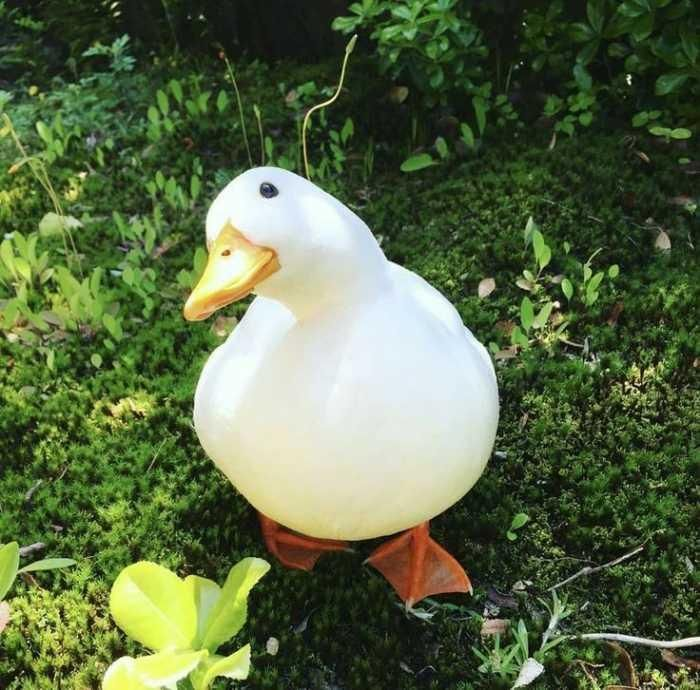
#> input picture duck.jpg, 700 x 690 px
$ python main.py
#> lines starting #> are read from the running program, lines starting #| are printed output that depends on the picture
import cv2

image = cv2.imread('duck.jpg', -1)
#> image is the input picture: shape (690, 700, 3); mean B, G, R 69.1, 104.8, 89.3
shape = image.shape # altura, anchura, canales -> 3 {rojo, verde, azul}
#> shape = (690, 700, 3)
height, width, channels = shape[0], shape[1], shape[2]
#> height = 690; width = 700; channels = 3

for row in range(height):
    for column in range(width):
        red, green, blue = image[row][column][0], image[row][column][1], image[row][column][2]
        gray = int(red) + int(green) + int(blue) / 3

        for i in range(channels):
            image[row][column][i] = gray
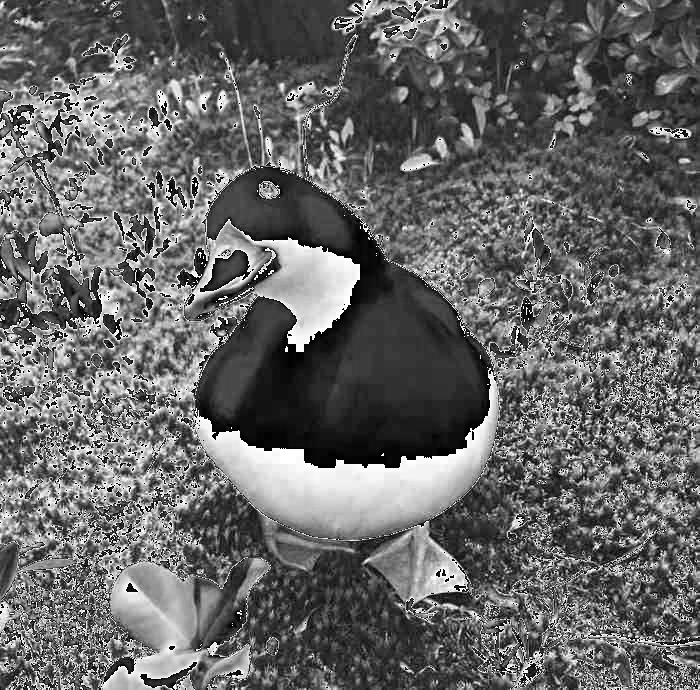
#> image: shape (690, 700, 3); min 0, max 255, mean 102.4

cv2.imshow('Black and white', image)
cv2.waitKey(0)
cv2.destroyAllWindows()
